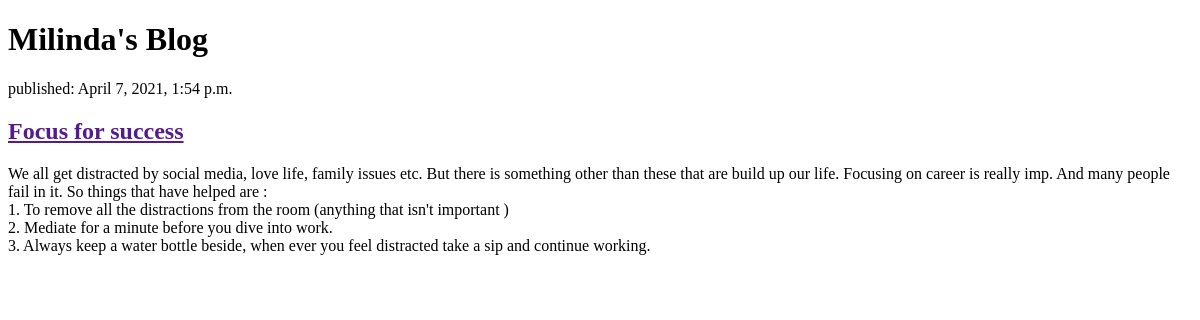
Before: / with the older database file.
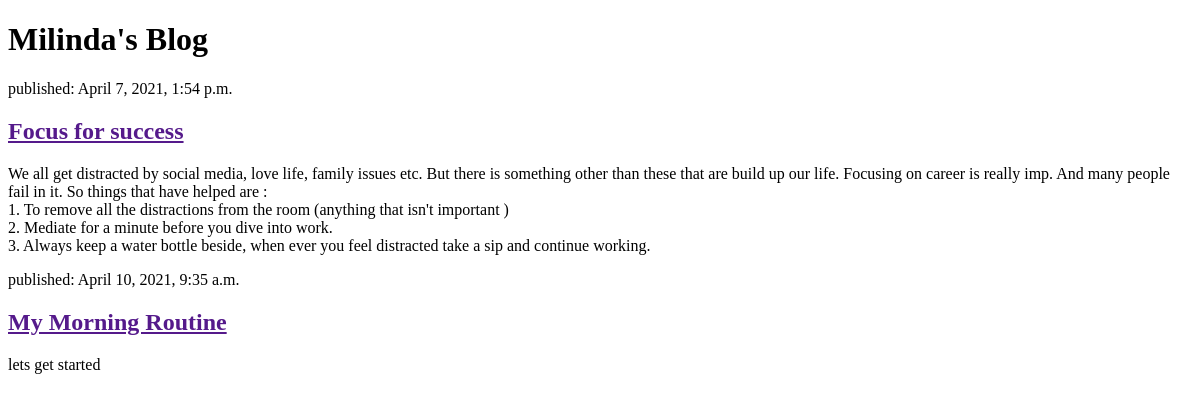
After: the same page with the newer database file.
### blog/models.py (models this page shows, shortened)
class Post(models.Model):
    author = models.ForeignKey(settings.AUTH_USER_MODEL, on_delete=models.CASCADE)
    title = models.CharField(max_length=200)
    text = models.TextField()
    created_date = models.DateTimeField(default=timezone.now)
    published_date = models.DateTimeField(blank=True, null=True)

### blog/views.py (the view)
# urls.py: path('', views.post_list, name='post_list'),
def post_list(request):
    posts = Post.objects.filter(published_date__lte=timezone.now()).order_by('published_date')
    return render(request, 'blog/post_list.html', {'posts':posts})

### blog/templates/blog/post_list.html (shortened to what this page needs)
<!DOCTYPE html>
<html>
    <head>
    </head>
<body>
    <h1>Milinda's Blog</h1>
    {% for post in posts %}
    <article>
        <time>published: {{ post.published_date }}</time>
        <h2><a href="">{{ post.title }}</a></h2>
        <p>{{ post.text|linebreaksbr }}</p>
    </article>
    {% endfor %}
</body>
</html>

Changed rows visible on the page:
added Post: published_date "April 10, 2021, 9:35 a.m.", title "My Morning Routine", text "lets get started"
